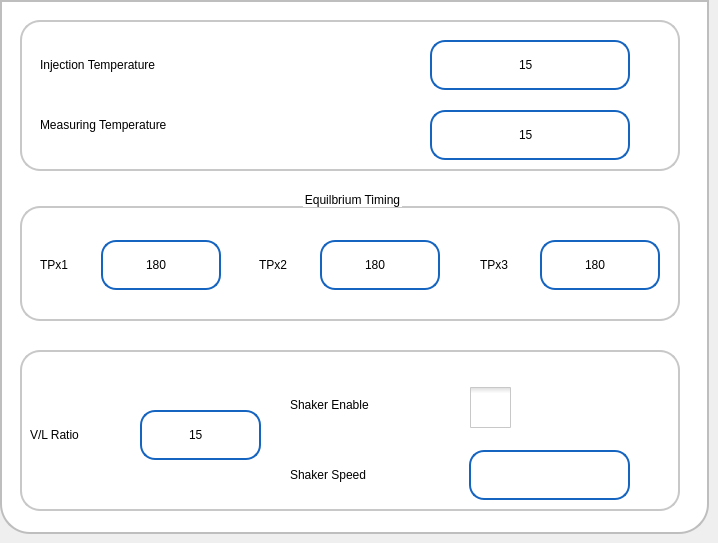
      <widget class="QWidget" name="tabFreeParas">
       <attribute name="title">
        <string>Parameters</string>
       </attribute>
       <widget class="QFrame" name="frFreeParas">
        <property name="geometry">
         <rect>
          <x>0</x>
          <y>0</y>
          <width>709</width>
          <height>534</height>
         </rect>
        </property>
        <property name="styleSheet">
         <string notr="true">background-color: rgb(255, 255, 255);
border: 2px solid #C4C4C3;
border-bottom-color: #C2C7CB; /* same as the pane color */
border-bottom-left-radius: 30px;
border-bottom-right-radius: 30px;
border-top-right-radius: 0px;
color: rgb(0, 0, 0);
font: 75 16pt &quot;Roboto Medium&quot;;
border-color:  rgb(190, 190, 190);</string>
        </property>
        <property name="frameShape">
         <enum>QFrame::StyledPanel</enum>
        </property>
        <property name="frameShadow">
         <enum>QFrame::Raised</enum>
        </property>
        <widget class="QFrame" name="frTestTemp">
         <property name="geometry">
          <rect>
           <x>20</x>
           <y>20</y>
           <width>660</width>
           <height>151</height>
          </rect>
         </property>
         <property name="styleSheet">
          <string notr="true">border-width: 2px;
border-style: solid;
border-radius: 20px;
color: rgb(0, 0, 0);
font: 75 16pt &quot;Roboto&quot;;
border-color:  rgb(200, 200, 200);

</string>
         </property>
         <property name="frameShape">
          <enum>QFrame::StyledPanel</enum>
         </property>
         <property name="frameShadow">
          <enum>QFrame::Raised</enum>
         </property>
         <widget class="QLabel" name="lblTestTemp">
          <property name="geometry">
           <rect>
            <x>20</x>
            <y>80</y>
            <width>281</width>
            <height>50</height>
           </rect>
          </property>
          <property name="styleSheet">
           <string notr="true">border-width: 0px;
font: 75 16pt &quot;Roboto Medium&quot;;</string>
          </property>
          <property name="text">
           <string>Measuring Temperature</string>
          </property>
         </widget>
         <widget class="sQLEExtend" name="leTestTemp">
          <property name="geometry">
           <rect>
            <x>410</x>
            <y>90</y>
            <width>200</width>
            <height>50</height>
           </rect>
          </property>
          <property name="focusPolicy">
           <enum>Qt::ClickFocus</enum>
          </property>
          <property name="styleSheet">
           <string notr="true">QLineEdit { 
	padding: 1px 18px 1px 10px;
	background-color: rgb(255,255,255);
	border-width: 2px;
	border-color: rgb(21, 100, 192);
	border-style: solid;
	border-radius: 15;
	color: rgb(0, 0, 0);
	font: 75 16pt &quot;Roboto Medium&quot;;
}

QLineEdit:read-only {
	background-color: rgb(241, 241, 241);
}
QLineEdit[error=true] {
border-color: red;
}
QLineEdit[error=false] {
border-color: rgb(21, 100, 192);
}

</string>
          </property>
          <property name="text">
           <string>15</string>
          </property>
          <property name="maxLength">
           <number>15</number>
          </property>
          <property name="alignment">
           <set>Qt::AlignCenter</set>
          </property>
         </widget>
         <widget class="sQLEExtend" name="leInjectTemp">
          <property name="geometry">
           <rect>
            <x>410</x>
            <y>20</y>
            <width>200</width>
            <height>50</height>
           </rect>
          </property>
          <property name="focusPolicy">
           <enum>Qt::ClickFocus</enum>
          </property>
          <property name="styleSheet">
           <string notr="true">QLineEdit { 
	padding: 1px 18px 1px 10px;
	background-color: rgb(255,255,255);
	border-width: 2px;
	border-color: rgb(21, 100, 192);
	border-style: solid;
	border-radius: 15;
	color: rgb(0, 0, 0);
	font: 75 16pt &quot;Roboto Medium&quot;;
}

QLineEdit:read-only {
	background-color: rgb(241, 241, 241);
}
QLineEdit[error=true] {
border-color: red;
}
QLineEdit[error=false] {
border-color: rgb(21, 100, 192);
}

</string>
          </property>
          <property name="text">
           <string>15</string>
          </property>
          <property name="maxLength">
           <number>15</number>
          </property>
          <property name="alignment">
           <set>Qt::AlignCenter</set>
          </property>
         </widget>
         <widget class="QLabel" name="lblTestTemp_4">
          <property name="geometry">
           <rect>
            <x>20</x>
            <y>20</y>
            <width>281</width>
            <height>50</height>
           </rect>
          </property>
          <property name="styleSheet">
           <string notr="true">border-width: 0px;
font: 75 16pt &quot;Roboto Medium&quot;;</string>
          </property>
          <property name="text">
           <string>Injection Temperature</string>
          </property>
         </widget>
        </widget>
        <widget class="QGroupBox" name="gbEquiTiming_2">
         <property name="geometry">
          <rect>
           <x>20</x>
           <y>190</y>
           <width>660</width>
           <height>131</height>
          </rect>
         </property>
         <property name="styleSheet">
          <string notr="true">QGroupBox {
    border: 2px solid  rgb(200, 200, 200);
    border-radius: 20px;
    margin-top: 16px; /* leave space at the top for the title */
    padding : 0px;

}

QGroupBox::title {
    subcontrol-origin: padding;
    subcontrol-position: top centre ; /* position at the top center */
    left : 0px;
    top : -15px;
}</string>
         </property>
         <property name="title">
          <string>Equilbrium Timing</string>
         </property>
         <widget class="QLabel" name="label_53">
          <property name="geometry">
           <rect>
            <x>20</x>
            <y>50</y>
            <width>61</width>
            <height>50</height>
           </rect>
          </property>
          <property name="styleSheet">
           <string notr="true">border-width: 0px;</string>
          </property>
          <property name="text">
           <string>TPx1</string>
          </property>
         </widget>
         <widget class="QLabel" name="label_54">
          <property name="geometry">
           <rect>
            <x>239</x>
            <y>50</y>
            <width>61</width>
            <height>50</height>
           </rect>
          </property>
          <property name="styleSheet">
           <string notr="true">border-width: 0px;</string>
          </property>
          <property name="text">
           <string>TPx2</string>
          </property>
         </widget>
         <widget class="QLabel" name="label_55">
          <property name="geometry">
           <rect>
            <x>460</x>
            <y>50</y>
            <width>51</width>
            <height>50</height>
           </rect>
          </property>
          <property name="styleSheet">
           <string notr="true">border-width: 0px;</string>
          </property>
          <property name="text">
           <string>TPx3</string>
          </property>
         </widget>
         <widget class="sQLEExtend" name="leTPx1">
          <property name="geometry">
           <rect>
            <x>81</x>
            <y>50</y>
            <width>120</width>
            <height>50</height>
           </rect>
          </property>
          <property name="focusPolicy">
           <enum>Qt::ClickFocus</enum>
          </property>
          <property name="styleSheet">
           <string notr="true">QLineEdit { 
	padding: 1px 18px 1px 10px;
	background-color: rgb(255,255,255);
	border-width: 2px;
	border-color: rgb(21, 100, 192);
	border-style: solid;
	border-radius: 15;
	color: rgb(0, 0, 0);
	font: 75 16pt &quot;Roboto Medium&quot;;
}

QLineEdit:read-only {
	background-color: rgb(241, 241, 241);
}
QLineEdit[error=true] {
border-color: red;
}
QLineEdit[error=false] {
border-color: rgb(21, 100, 192);
}

</string>
          </property>
          <property name="text">
           <string>180</string>
          </property>
          <property name="maxLength">
           <number>15</number>
          </property>
          <property name="alignment">
           <set>Qt::AlignCenter</set>
          </property>
         </widget>
         <widget class="sQLEExtend" name="leTPx2">
          <property name="geometry">
           <rect>
            <x>300</x>
            <y>50</y>
            <width>120</width>
            <height>50</height>
           </rect>
          </property>
          <property name="focusPolicy">
           <enum>Qt::ClickFocus</enum>
          </property>
          <property name="styleSheet">
           <string notr="true">QLineEdit { 
	padding: 1px 18px 1px 10px;
	background-color: rgb(255,255,255);
	border-width: 2px;
	border-color: rgb(21, 100, 192);
	border-style: solid;
	border-radius: 15;
	color: rgb(0, 0, 0);
	font: 75 16pt &quot;Roboto Medium&quot;;
}

QLineEdit:read-only {
	background-color: rgb(241, 241, 241);
}
QLineEdit[error=true] {
border-color: red;
}
QLineEdit[error=false] {
border-color: rgb(21, 100, 192);
}

</string>
          </property>
          <property name="text">
           <string>180</string>
          </property>
          <property name="maxLength">
           <number>15</number>
          </property>
          <property name="alignment">
           <set>Qt::AlignCenter</set>
          </property>
         </widget>
         <widget class="sQLEExtend" name="leTPx3">
          <property name="geometry">
           <rect>
            <x>520</x>
            <y>50</y>
            <width>120</width>
            <height>50</height>
           </rect>
          </property>
          <property name="focusPolicy">
           <enum>Qt::ClickFocus</enum>
          </property>
          <property name="styleSheet">
           <string notr="true">QLineEdit { 
	padding: 1px 18px 1px 10px;
	background-color: rgb(255,255,255);
	border-width: 2px;
	border-color: rgb(21, 100, 192);
	border-style: solid;
	border-radius: 15;
	color: rgb(0, 0, 0);
	font: 75 16pt &quot;Roboto Medium&quot;;
}

QLineEdit:read-only {
	background-color: rgb(241, 241, 241);
}
QLineEdit[error=true] {
border-color: red;
}
QLineEdit[error=false] {
border-color: rgb(21, 100, 192);
}

</string>
          </property>
          <property name="text">
           <string>180</string>
          </property>
          <property name="maxLength">
           <number>15</number>
          </property>
          <property name="alignment">
           <set>Qt::AlignCenter</set>
          </property>
         </widget>
        </widget>
        <widget class="QFrame" name="frTestTemp_2">
         <property name="geometry">
          <rect>
           <x>20</x>
           <y>350</y>
           <width>660</width>
           <height>161</height>
          </rect>
         </property>
         <property name="styleSheet">
          <string notr="true">border-width: 2px;
border-style: solid;
border-radius: 20px;
color: rgb(0, 0, 0);
font: 75 16pt &quot;Roboto&quot;;
border-color:  rgb(200, 200, 200);

</string>
         </property>
         <property name="frameShape">
          <enum>QFrame::StyledPanel</enum>
         </property>
         <property name="frameShadow">
          <enum>QFrame::Raised</enum>
         </property>
         <widget class="QLabel" name="lblTestTemp_2">
          <property name="geometry">
           <rect>
            <x>10</x>
            <y>60</y>
            <width>101</width>
            <height>50</height>
           </rect>
          </property>
          <property name="styleSheet">
           <string notr="true">border-width: 0px;
font: 75 16pt &quot;Roboto Medium&quot;;</string>
          </property>
          <property name="text">
           <string>V/L Ratio</string>
          </property>
          <property name="alignment">
           <set>Qt::AlignLeading|Qt::AlignLeft|Qt::AlignVCenter</set>
          </property>
         </widget>
         <widget class="sQLEExtend" name="leVLRatio">
          <property name="geometry">
           <rect>
            <x>120</x>
            <y>60</y>
            <width>121</width>
            <height>50</height>
           </rect>
          </property>
          <property name="focusPolicy">
           <enum>Qt::ClickFocus</enum>
          </property>
          <property name="styleSheet">
           <string notr="true">QLineEdit { 
	padding: 1px 18px 1px 10px;
	background-color: rgb(255,255,255);
	border-width: 2px;
	border-color: rgb(21, 100, 192);
	border-style: solid;
	border-radius: 15;
	color: rgb(0, 0, 0);
	font: 75 16pt &quot;Roboto Medium&quot;;
}

QLineEdit:read-only {
	background-color: rgb(241, 241, 241);
}
QLineEdit[error=true] {
border-color: red;
}
QLineEdit[error=false] {
border-color: rgb(21, 100, 192);
}

</string>
          </property>
          <property name="text">
           <string>15</string>
          </property>
          <property name="maxLength">
           <number>15</number>
          </property>
          <property name="alignment">
           <set>Qt::AlignCenter</set>
          </property>
         </widget>
         <widget class="sQLEExtend" name="cbShakerValue">
          <property name="geometry">
           <rect>
            <x>449</x>
            <y>100</y>
            <width>161</width>
            <height>50</height>
           </rect>
          </property>
          <property name="focusPolicy">
           <enum>Qt::ClickFocus</enum>
          </property>
          <property name="styleSheet">
           <string notr="true">QLineEdit { 
	padding: 1px 18px 1px 10px;
	background-color: rgb(255,255,255);
	border-width: 2px;
	border-color: rgb(21, 100, 192);
	border-style: solid;
	border-radius: 15;
	color: rgb(0, 0, 0);
	font: 75 16pt &quot;Roboto Medium&quot;;
}

QLineEdit:read-only {
	background-color: rgb(241, 241, 241);
}
QLineEdit[error=true] {
border-color: red;
}
QLineEdit[error=false] {
border-color: rgb(21, 100, 192);
}

</string>
          </property>
          <property name="text">
           <string/>
          </property>
          <property name="maxLength">
           <number>15</number>
          </property>
          <property name="alignment">
           <set>Qt::AlignCenter</set>
          </property>
         </widget>
         <widget class="QCheckBox" name="cbShakerDisable">
          <property name="geometry">
           <rect>
            <x>450</x>
            <y>30</y>
            <width>41</width>
            <height>55</height>
           </rect>
          </property>
          <property name="focusPolicy">
           <enum>Qt::ClickFocus</enum>
          </property>
          <property name="styleSheet">
           <string notr="true">QCheckBox {
    spacing: 5px;
 border: 0px solid #999999;

}

QCheckBox::indicator {
    width: 41px;
    height: 41px;
}

QCheckBox::indicator:unchecked {
	image: url(:/images/icons/ancheck.png);
}

QCheckBox::indicator:unchecked:disabled{
	image: url(:/images/icons/andcheck.png);
}
QCheckBox::indicator:checked:disabled{
	image: url(:/images/icons/adcheck.png);
}

/*
QCheckBox::indicator:unchecked:hover {
    image: url(:/images/checkbox_unchecked_hover.png);
}

QCheckBox::indicator:unchecked:pressed {
    image: url(:/images/checkbox_unchecked_pressed.png);
}
*/

QCheckBox::indicator:checked {
    image: url(:/images/icons/acheck.png);
}
/*
QCheckBox::indicator:checked:hover {
    image: url(:/images/checkbox_checked_hover.png);
}

QCheckBox::indicator:checked:pressed {
    image: url(:/images/checkbox_checked_pressed.png);
}
*/
QCheckBox::indicator:indeterminate:hover {
    image: url(:/images/checkbox_indeterminate_hover.png);
}
/*
QCheckBox::indicator:indeterminate:pressed {
    image: url(:/images/checkbox_indeterminate_pressed.png);
}
*/</string>
          </property>
          <property name="text">
           <string/>
          </property>
         </widget>
         <widget class="QLabel" name="lblTestTemp_3">
          <property name="geometry">
           <rect>
            <x>270</x>
            <y>30</y>
            <width>161</width>
            <height>50</height>
           </rect>
          </property>
          <property name="styleSheet">
           <string notr="true">border-width: 0px;
font: 75 16pt &quot;Roboto Medium&quot;;</string>
          </property>
          <property name="text">
           <string>Shaker Enable</string>
          </property>
         </widget>
         <widget class="QLabel" name="lblTestTemp_5">
          <property name="geometry">
           <rect>
            <x>270</x>
            <y>100</y>
            <width>151</width>
            <height>50</height>
           </rect>
          </property>
          <property name="styleSheet">
           <string notr="true">border-width: 0px;
font: 75 16pt &quot;Roboto Medium&quot;;</string>
          </property>
          <property name="text">
           <string>Shaker Speed</string>
          </property>
         </widget>
        </widget>
       </widget>
      </widget>
